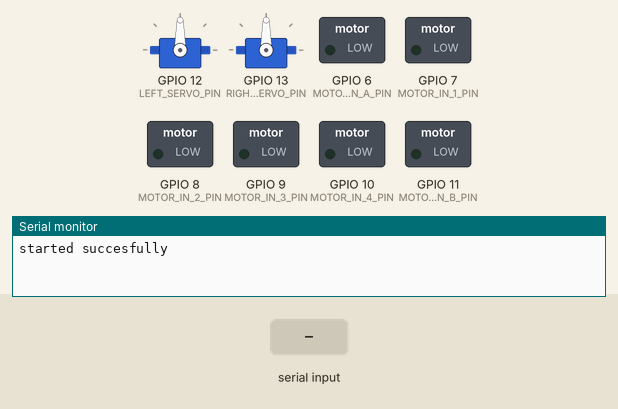
This sketch was run on a simulated ESP32. Shown: 2 × servo, switched loads named in the sketch (green lamp = pin HIGH), the last lines printed to the serial monitor. The test bench sets the inputs (shaded band). Nothing arrives over Bluetooth unless stated.

Above: at 1.2 s.
1.3 s: "e" received over the second serial link
At 1.9 s:
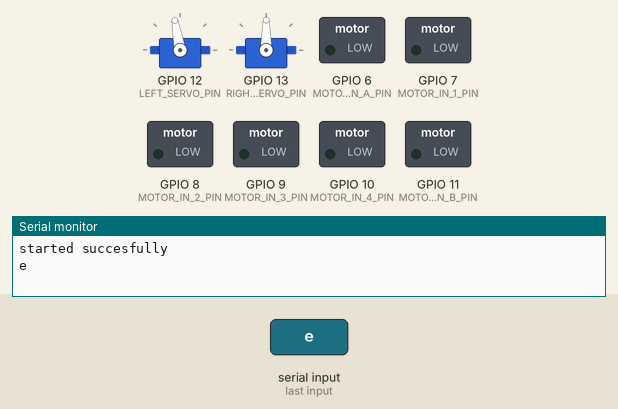
2.8 s: "p" received over the second serial link
At 3.6 s:
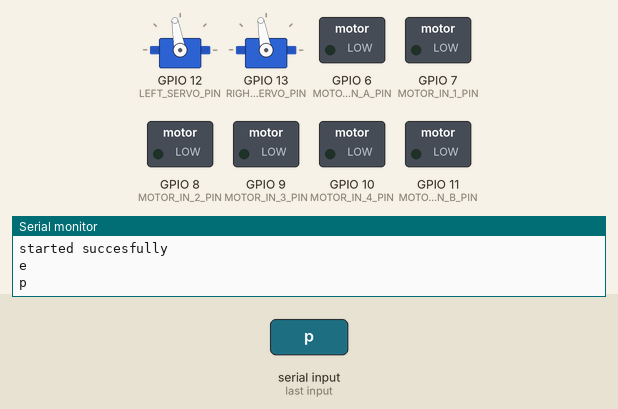
4.3 s: "q" received over the second serial link
At 5.5 s:
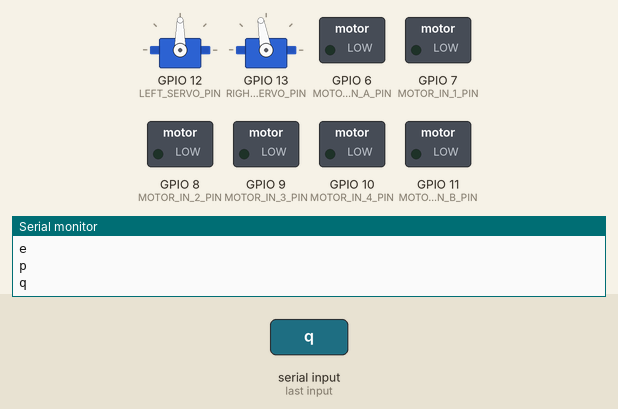
5.8 s: "w" received over the second serial link
At 6.8 s:
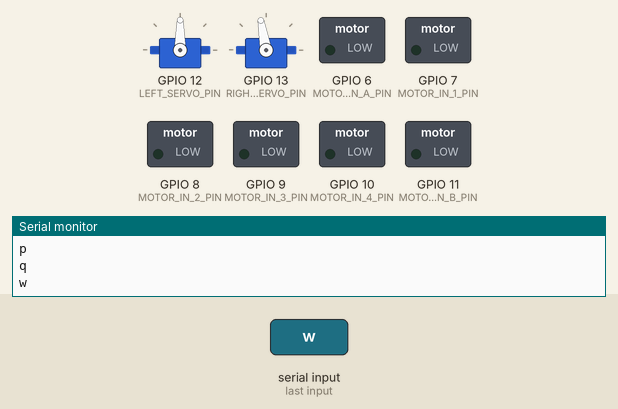
7.3 s: "s" received over the second serial link
At 8.5 s:
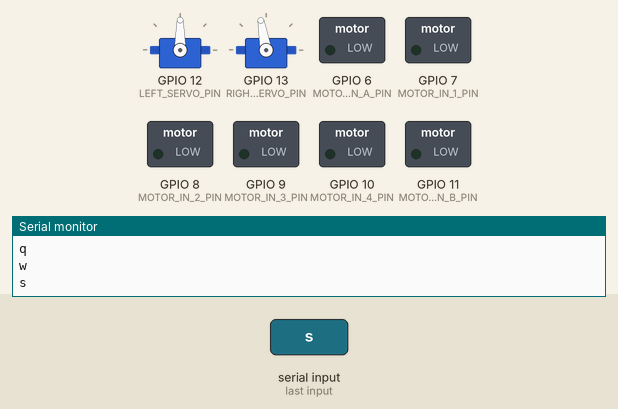
8.8 s: "a" received over the second serial link
At 9.5 s:
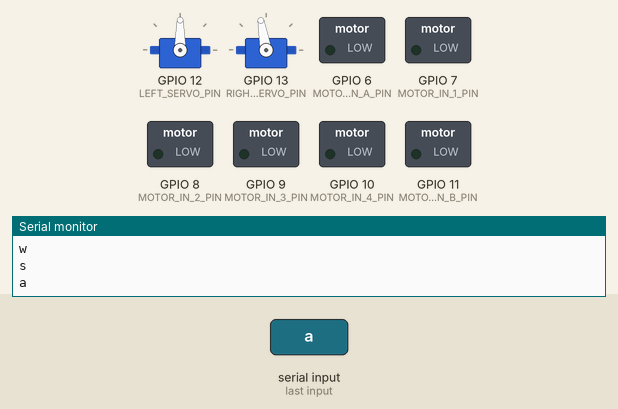
Timing chart, 0 to 11.3 s (numbered marks = the images above; inputs shaded):
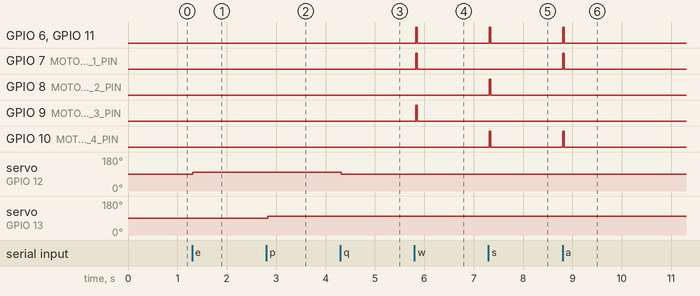

Measured:
- after the input at 1.3 s, servo on GPIO 12 (LEFT_SERVO_PIN): 90° → 100° at once
- after the input at 2.8 s, servo on GPIO 13 (RIGHT_SERVO_PIN): 90° → 100° at once
- after the input at 4.3 s, servo on GPIO 12 (LEFT_SERVO_PIN): 100° → 90° at once
- after the input at 5.8 s, GPIO 6 (MOTOR_EN_A_PIN), GPIO 7 (MOTOR_IN_1_PIN), GPIO 9 (MOTOR_IN_3_PIN), GPIO 11 (MOTOR_EN_B_PIN): LOW → HIGH at once, → LOW 0.03 s later
- after the input at 7.3 s, GPIO 6 (MOTOR_EN_A_PIN), GPIO 8 (MOTOR_IN_2_PIN), GPIO 10 (MOTOR_IN_4_PIN), GPIO 11 (MOTOR_EN_B_PIN): LOW → HIGH at once, → LOW 0.03 s later
- after the input at 8.8 s, GPIO 6 (MOTOR_EN_A_PIN), GPIO 7 (MOTOR_IN_1_PIN), GPIO 10 (MOTOR_IN_4_PIN), GPIO 11 (MOTOR_EN_B_PIN): LOW → HIGH at once, → LOW 0.03 s later

The sketch:

Ver2_Bluetooth_Rover_ESP32.ino
```cpp
#include <ESP32Servo.h>
#include "Navigator.hpp"
#include "BluetoothSerial.h"

// for error catching bluetooth connection
#if !defined(CONFIG_BT_ENABLED) || !defined(CONFIG_BLUEDROID_ENABLED)           //error catching
#error Bluetooth is not enabled! Please run `make menuconfig` to and enable it
#endif

//Pin Number Constant Definitions
const int LEFT_SERVO_PIN = 12;
const int RIGHT_SERVO_PIN = 13;
const int MOTOR_EN_A_PIN = 6;
const int MOTOR_IN_1_PIN = 7;
const int MOTOR_IN_2_PIN = 8;
const int MOTOR_IN_3_PIN = 9;
const int MOTOR_IN_4_PIN = 10;
const int MOTOR_EN_B_PIN = 11;


//Objects Initializations
Servo leftArm;              //for left servo
Servo rightArm;             //for right servo
Navigator mainAxle;         //for motor driver
BluetoothSerial SerialBT;   //for bluetooth

void setup() {
  // put your setup code here, to run once:
  Serial.begin(115200);     //for Serial monitor
  Serial1.begin(115200);    //for UART sending message to arduino uno
  SerialBT.begin("ESP32");
  Serial.println("started succesfully");
  leftArm.attach(LEFT_SERVO_PIN);
  rightArm.attach(RIGHT_SERVO_PIN);
  mainAxle.begin(MOTOR_EN_A_PIN, MOTOR_IN_1_PIN, MOTOR_IN_2_PIN, MOTOR_IN_3_PIN, MOTOR_IN_4_PIN, MOTOR_EN_B_PIN);
}

const int maxAngle = 180;
const int minAngle = 0;
const int angleDelta = 10;

char action;
char previousAction = '\0';

void loop() {
  // put your main code here, to run repeatedly:

  // default letter for action
  action = 'g';

  //fetching keyboard char from processing
  if (SerialBT.available())
  {
    action = char(SerialBT.read());
    if (action != previousAction)   //print only when the input recieved differs from previous
    {
      Serial.println(action);
      Serial1.println(action);
      delay(5);
    }
    previousAction = action;
  }

  switch (action)
  {
  case 'q':
    if (leftArm.read() - angleDelta <= 0)
      leftArm.write(0);
    else
      leftArm.write(leftArm.read() - angleDelta);
    break;
  case 'e':
    if (leftArm.read() + angleDelta >= 180)
      leftArm.write(180);
    else
      leftArm.write(leftArm.read() + angleDelta);
    break;
  case 'i':
    if (rightArm.read() - angleDelta <= 0)
      rightArm.write(0);
    else
      rightArm.write(rightArm.read() - angleDelta);
    break;
  case 'p':
    if (rightArm.read() + angleDelta >= 180)
      rightArm.write(180);
    else
      rightArm.write(rightArm.read() + angleDelta);
    break;
  case 'w':
    mainAxle.forward();
    break;
  case 's':
    mainAxle.backup();
    break;
  case 'a':
    mainAxle.left();
    break;
  case 'd':
    mainAxle.right();
    break;
  default:
    mainAxle.stop();
    break;
  }

  delay(25);
}
```

Navigator.hpp
```cpp
#pragma once

/*
1-2 left
3-4 right
*/

class Navigator {
private:
  const int m_torque = 100;
  bool m_initialized;
  int m_enA, m_in1, m_in2, m_in3, m_in4, m_enB;

public:
  Navigator();

  // ~Navigator(); // use default

  void begin(int enA, int in1, int in2, int in3, int in4, int enB);

  void stop();

  void forward();

  void backup();

  void right();

  void left();

};

Navigator::Navigator() : m_initialized(false) {
  //
}

void Navigator::begin(int enA, int in1, int in2, int in3, int in4, int enB) {
  m_enA = enA;
  m_in1 = in1;
  m_in2 = in2;
  m_in3 = in3;
  m_in4 = in4;
  m_enB = enB;

  pinMode(enA, OUTPUT);
  pinMode(in1, OUTPUT);
  pinMode(in2, OUTPUT);
  pinMode(in3, OUTPUT);
  pinMode(in4, OUTPUT);
  pinMode(enB, OUTPUT);
}

void Navigator::stop() {
  digitalWrite(m_in1, LOW);
  digitalWrite(m_in2, LOW);
  digitalWrite(m_in3, LOW);
  digitalWrite(m_in4, LOW);
  digitalWrite(m_enA, 0);
  digitalWrite(m_enB, 0);
}

void Navigator::forward() {
  digitalWrite(m_in1, HIGH);
  digitalWrite(m_in2, LOW);
  digitalWrite(m_in3, HIGH);
  digitalWrite(m_in4, LOW);
  digitalWrite(m_enA, m_torque);
  digitalWrite(m_enB, m_torque);
}

void Navigator::backup() {
  digitalWrite(m_in1, LOW);
  digitalWrite(m_in2, HIGH);
  digitalWrite(m_in3, LOW);
  digitalWrite(m_in4, HIGH);
  digitalWrite(m_enA, m_torque);
  digitalWrite(m_enB, m_torque);
}

void Navigator::left() {
  digitalWrite(m_in1, HIGH);
  digitalWrite(m_in2, LOW);
  digitalWrite(m_in3, LOW);
  digitalWrite(m_in4, HIGH);
  digitalWrite(m_enA, m_torque);
  digitalWrite(m_enB, m_torque);
}

void Navigator::right() {
  digitalWrite(m_in1, LOW);
  digitalWrite(m_in2, HIGH);
  digitalWrite(m_in3, HIGH);
  digitalWrite(m_in4, LOW);
  digitalWrite(m_enA, m_torque);
  digitalWrite(m_enB, m_torque);
}
```
